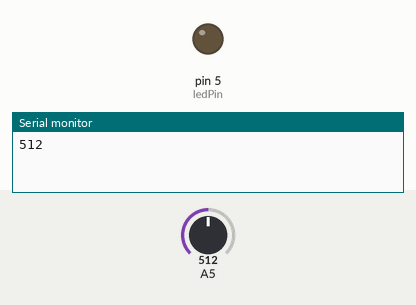
A sketch run on a simulated Arduino Uno, built with avr-gcc and run on an emulated ATmega328P. On the bench: output pins drawn as LEDs (lit = HIGH), the last lines printed to the serial monitor. The test bench sets the inputs (shaded band); at power-on: A5 = 512.

Above: at 0.05 s.
At 1.5 s:
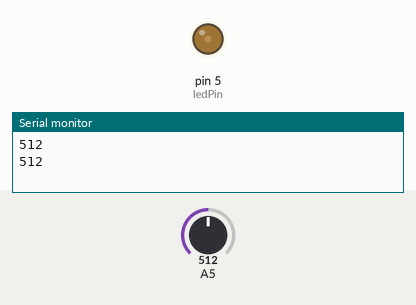
At 3.0 s:
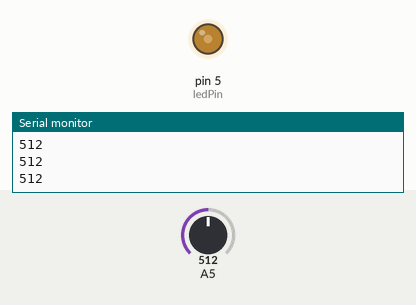
At 6.0 s:
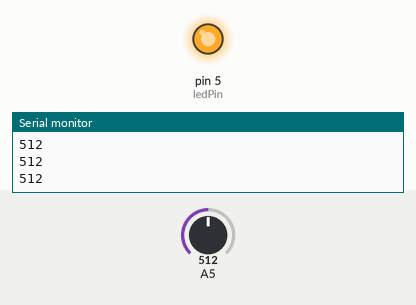
Timing chart, 0 to 7.8 s (numbered marks = the images above):
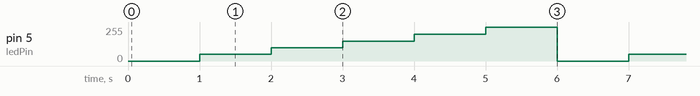

Measured:
- by itself, pin 5 (ledPin): repeats every 6.0 s: 100/255 1.0 s, 150/255 1.0 s, 200/255 1.0 s, 255/255 1.0 s, 0/255 1.0 s, 50/255 1.0 s

The sketch:

lilyPadAnalogLed.ino
```cpp
/*
 * 測試類比LED燈
 */

int ledPin = 5;

void setup() {
  // put your setup code here, to run once:
  Serial.begin(9600);
  pinMode(ledPin, OUTPUT);
}

void loop() {
  // put your main code here, to run repeatedly:
  analogWrite(ledPin, 0);
  Serial.println(analogRead(ledPin));
  delay(1000);
  analogWrite(ledPin, 50);
  Serial.println(analogRead(ledPin));
  delay(1000);
  analogWrite(ledPin, 100);
  Serial.println(analogRead(ledPin));
  delay(1000);
  analogWrite(ledPin, 150);
  Serial.println(analogRead(ledPin));
  delay(1000);
  analogWrite(ledPin, 200);
  Serial.println(analogRead(ledPin));
  delay(1000);
  analogWrite(ledPin, 255);
  Serial.println(analogRead(ledPin));
  delay(1000);
}
```
